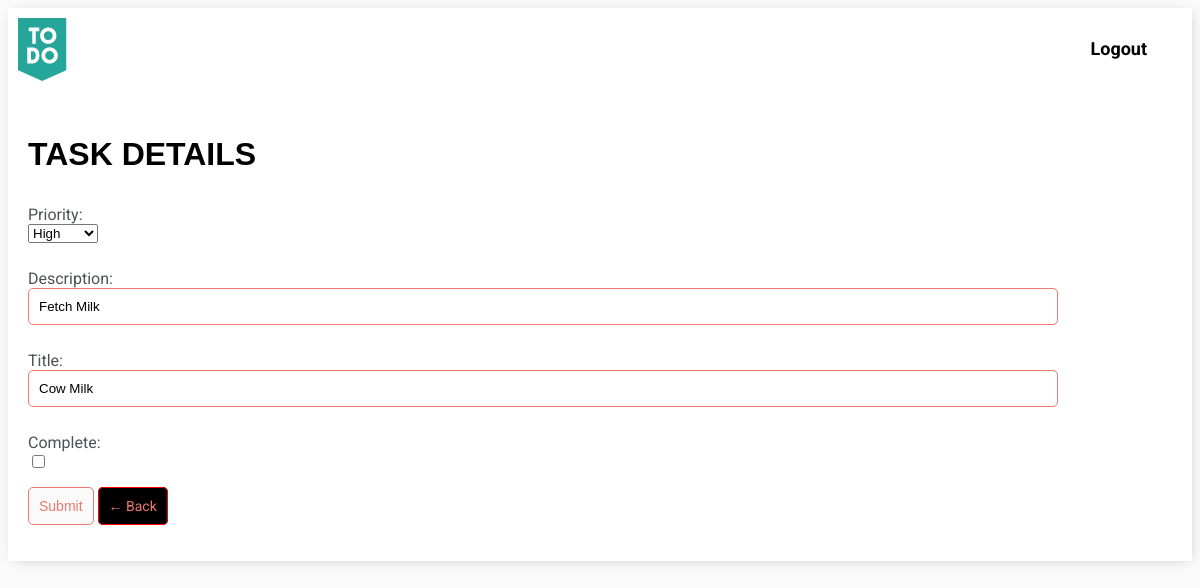
The app's page /task-update/13/ (signed in) with its own data.
### useend/models.py (models this page shows, shortened)
class Task(models.Model):
    3
    PRIORITY_LIST = (
    ('High', 'High'),
    ('Medium', 'Medium'),
    ('Low','Low')
    )
    user = models.ForeignKey(User,on_delete=models.CASCADE,null=True,blank=True)
    title = models.CharField(max_length=250)
    description = models.CharField(max_length=250,null=False,blank=False)
    priority = models.CharField(choices=PRIORITY_LIST, max_length=128)
    complete = models.BooleanField(default=False)
    when_created = models.DateTimeField(auto_now_add=True)
    class Meta:
        ordering = ['priority']

### useend/views.py (the view)
# urls.py: path('task-update/<int:pk>/', TaskUpdate.as_view(), name='task-update'),
class TaskUpdate(LoginRequiredMixin,UpdateView):
    model = Task
    fields = {'title', 'description','priority','complete'}
    success_url = reverse_lazy('tasks')

### useend/templates/useend/task_form.html (shortened to what this page needs)
{% extends 'useend/main.html'%}
{% block content %}
{% load static %}
<div class="header-bar">
    <div  >
   <a href="{% url 'tasks' %}"> <img src="{% static 'assets/to-do.png' %}"> </a>
    </div>
    {% if request.user.is_authenticated %}
        <a href="{% url 'logout' %}">Logout</a>
    {% else %}
        <a href="{% url 'login' %}">Login</a>
    {% endif %}
</div>
<div class="card-body">
    <h1>TASK DETAILS</h1>
    <form method="POST" action="">
        {{form.as_p}}
        <input class="button" type="submit" value="Submit">
        <a class="button1" href="{% url 'tasks' %}">&#8592; Back</a>
    </form>
</div>
{% endblock content %}

### useend/static/css/style.css (style rules this page uses)
body { background-color: #FAFAFA; font-family: 'Roboto', sans-serif; }
h1, h2, h3, h4, h5, h6 { font-family: 'Roboto', sans-serif; font-family: 'Ubuntu', sans-serif; }
a, p { color: #4b5156 }
.header-bar { display: flex; justify-content: space-between; color: #000; padding: 10px; border-radius: 5px 5px 0 0; background-color:#fff; }
.header-bar a { color:black; border-color: #000; text-decoration: none; margin-top: 20px; font-weight: bold; padding-right: 35px; font-size: 18px; }

### useend/templates/useend/main.html (style rules this page uses)
input[type=text], input[type=password], textarea { border: 1px solid #EB796F; border-radius: 5px; padding: 10px; width: 90%; }
label { padding-top: 10px !important; display: block; }
.button { border: 1px solid #EB796F; background-color: #FAFAFA; color: #EB796F; padding: 10px; font-size: 14px; border-radius: 5px; cursor: pointer; text-decoration: none; }
.button1 { border: 1px solid red; background-color: black; color: #EB796F; padding: 10px; font-size: 14px; border-radius: 5px; cursor: pointer; text-decoration: none; }
.card-body { padding: 20px; }

### records on screen
Task: priority "High", description "Fetch Milk", title "Cow Milk"
